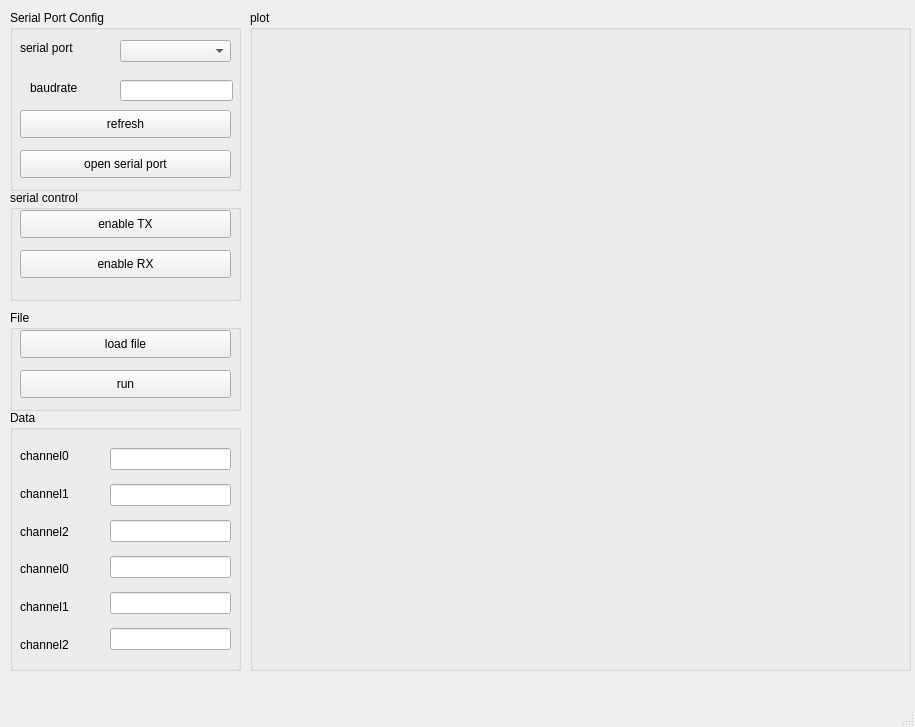
<?xml version="1.0" encoding="UTF-8"?>
<ui version="4.0">
 <class>MainWindow</class>
 <widget class="QMainWindow" name="MainWindow">
  <property name="geometry">
   <rect>
    <x>0</x>
    <y>0</y>
    <width>915</width>
    <height>727</height>
   </rect>
  </property>
  <property name="windowTitle">
   <string>MainWindow</string>
  </property>
  <widget class="QWidget" name="centralwidget">
   <widget class="QGroupBox" name="groupBoxSerialPort">
    <property name="geometry">
     <rect>
      <x>10</x>
      <y>10</y>
      <width>231</width>
      <height>181</height>
     </rect>
    </property>
    <property name="title">
     <string>Serial Port Config</string>
    </property>
    <widget class="QPushButton" name="pushButtonRefresh">
     <property name="geometry">
      <rect>
       <x>10</x>
       <y>100</y>
       <width>211</width>
       <height>28</height>
      </rect>
     </property>
     <property name="text">
      <string>refresh</string>
     </property>
    </widget>
    <widget class="QComboBox" name="comboBoxComName">
     <property name="geometry">
      <rect>
       <x>110</x>
       <y>30</y>
       <width>111</width>
       <height>22</height>
      </rect>
     </property>
    </widget>
    <widget class="QLabel" name="labelBaud">
     <property name="geometry">
      <rect>
       <x>20</x>
       <y>70</y>
       <width>72</width>
       <height>15</height>
      </rect>
     </property>
     <property name="text">
      <string>baudrate</string>
     </property>
    </widget>
    <widget class="QPushButton" name="pushButtonOp">
     <property name="geometry">
      <rect>
       <x>10</x>
       <y>140</y>
       <width>211</width>
       <height>28</height>
      </rect>
     </property>
     <property name="text">
      <string>open serial port</string>
     </property>
    </widget>
    <widget class="QLabel" name="labelComName">
     <property name="geometry">
      <rect>
       <x>10</x>
       <y>30</y>
       <width>91</width>
       <height>16</height>
      </rect>
     </property>
     <property name="text">
      <string>serial port</string>
     </property>
    </widget>
    <widget class="QLineEdit" name="lineEdit">
     <property name="geometry">
      <rect>
       <x>110</x>
       <y>70</y>
       <width>113</width>
       <height>21</height>
      </rect>
     </property>
    </widget>
   </widget>
   <widget class="QGroupBox" name="groupBoxFileOp">
    <property name="geometry">
     <rect>
      <x>10</x>
      <y>310</y>
      <width>231</width>
      <height>101</height>
     </rect>
    </property>
    <property name="title">
     <string>File</string>
    </property>
    <widget class="QPushButton" name="pushButtonFileLoad">
     <property name="geometry">
      <rect>
       <x>10</x>
       <y>20</y>
       <width>211</width>
       <height>28</height>
      </rect>
     </property>
     <property name="text">
      <string>load file</string>
     </property>
    </widget>
    <widget class="QPushButton" name="pushButtonFileRun">
     <property name="geometry">
      <rect>
       <x>10</x>
       <y>60</y>
       <width>211</width>
       <height>28</height>
      </rect>
     </property>
     <property name="text">
      <string>run</string>
     </property>
    </widget>
   </widget>
   <widget class="QGroupBox" name="groupBoxData">
    <property name="geometry">
     <rect>
      <x>10</x>
      <y>410</y>
      <width>231</width>
      <height>261</height>
     </rect>
    </property>
    <property name="title">
     <string>Data</string>
    </property>
    <widget class="QWidget" name="layoutWidget">
     <property name="geometry">
      <rect>
       <x>100</x>
       <y>30</y>
       <width>121</width>
       <height>221</height>
      </rect>
     </property>
     <layout class="QVBoxLayout" name="verticalLayout">
      <item>
       <widget class="QLineEdit" name="lineEditSetCh0"/>
      </item>
      <item>
       <widget class="QLineEdit" name="lineEditSetCh1"/>
      </item>
      <item>
       <widget class="QLineEdit" name="lineEditSetCh2"/>
      </item>
      <item>
       <widget class="QLineEdit" name="lineEditGetCh0"/>
      </item>
      <item>
       <widget class="QLineEdit" name="lineEditGetCh1"/>
      </item>
      <item>
       <widget class="QLineEdit" name="lineEditGetCh2"/>
      </item>
     </layout>
    </widget>
    <widget class="QWidget" name="layoutWidget">
     <property name="geometry">
      <rect>
       <x>10</x>
       <y>30</y>
       <width>74</width>
       <height>221</height>
      </rect>
     </property>
     <layout class="QVBoxLayout" name="verticalLayout_2">
      <item>
       <widget class="QLabel" name="labelSetCh0">
        <property name="text">
         <string>channel0</string>
        </property>
       </widget>
      </item>
      <item>
       <widget class="QLabel" name="labelSetCh1">
        <property name="text">
         <string>channel1</string>
        </property>
       </widget>
      </item>
      <item>
       <widget class="QLabel" name="labelSetCh2">
        <property name="text">
         <string>channel2</string>
        </property>
       </widget>
      </item>
      <item>
       <widget class="QLabel" name="labelGetCh0">
        <property name="text">
         <string>channel0</string>
        </property>
       </widget>
      </item>
      <item>
       <widget class="QLabel" name="labelGetCh1">
        <property name="text">
         <string>channel1</string>
        </property>
       </widget>
      </item>
      <item>
       <widget class="QLabel" name="labelGetCh2">
        <property name="text">
         <string>channel2</string>
        </property>
       </widget>
      </item>
     </layout>
    </widget>
   </widget>
   <widget class="QGroupBox" name="groupBoxCtrl">
    <property name="geometry">
     <rect>
      <x>10</x>
      <y>190</y>
      <width>231</width>
      <height>111</height>
     </rect>
    </property>
    <property name="title">
     <string>serial control</string>
    </property>
    <widget class="QPushButton" name="pushButtonTX">
     <property name="geometry">
      <rect>
       <x>10</x>
       <y>20</y>
       <width>211</width>
       <height>28</height>
      </rect>
     </property>
     <property name="text">
      <string>enable TX</string>
     </property>
    </widget>
    <widget class="QPushButton" name="pushButtonRX">
     <property name="geometry">
      <rect>
       <x>10</x>
       <y>60</y>
       <width>211</width>
       <height>28</height>
      </rect>
     </property>
     <property name="text">
      <string>enable RX</string>
     </property>
    </widget>
   </widget>
   <widget class="QGroupBox" name="groupBoxPlot">
    <property name="geometry">
     <rect>
      <x>250</x>
      <y>10</y>
      <width>661</width>
      <height>661</height>
     </rect>
    </property>
    <property name="title">
     <string>plot</string>
    </property>
    <widget class="QWidget" name="widgetPlot" native="true">
     <property name="geometry">
      <rect>
       <x>10</x>
       <y>20</y>
       <width>641</width>
       <height>531</height>
      </rect>
     </property>
    </widget>
   </widget>
  </widget>
  <widget class="QMenuBar" name="menubar">
   <property name="geometry">
    <rect>
     <x>0</x>
     <y>0</y>
     <width>915</width>
     <height>26</height>
    </rect>
   </property>
  </widget>
  <widget class="QStatusBar" name="statusbar"/>
 </widget>
 <resources/>
 <connections/>
</ui>
